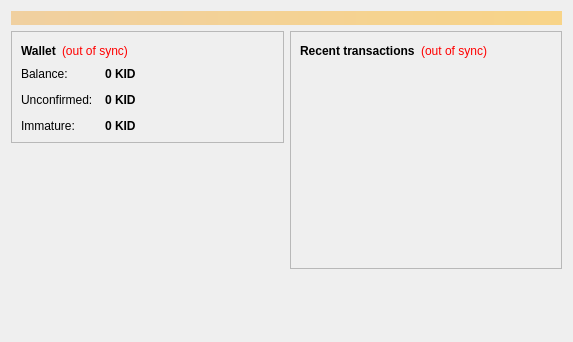
<?xml version="1.0" encoding="UTF-8"?>
<ui version="4.0">
 <class>OverviewPage</class>
 <widget class="QWidget" name="OverviewPage">
  <property name="geometry">
   <rect>
    <x>0</x>
    <y>0</y>
    <width>573</width>
    <height>342</height>
   </rect>
  </property>
  <property name="windowTitle">
   <string>Form</string>
  </property>
  <layout class="QVBoxLayout" name="topLayout">
   <item>
    <widget class="QLabel" name="labelAlerts">
     <property name="visible">
      <bool>false</bool>
     </property>
     <property name="styleSheet">
      <string notr="true">background-color: qlineargradient(x1: 0, y1: 0, x2: 1, y2: 0, stop:0 #F0D0A0, stop:1 #F8D488); color:#000000;</string>
     </property>
     <property name="wordWrap">
      <bool>true</bool>
     </property>
     <property name="margin">
      <number>3</number>
     </property>
    </widget>
   </item>
   <item>
    <layout class="QHBoxLayout" name="horizontalLayout" stretch="1,1">
     <item>
      <layout class="QVBoxLayout" name="verticalLayout_2">
       <item>
        <widget class="QFrame" name="frame">
         <property name="frameShape">
          <enum>QFrame::StyledPanel</enum>
         </property>
         <property name="frameShadow">
          <enum>QFrame::Raised</enum>
         </property>
         <layout class="QVBoxLayout" name="verticalLayout_4">
          <item>
           <layout class="QHBoxLayout" name="horizontalLayout_4">
            <item>
             <widget class="QLabel" name="label_5">
              <property name="font">
               <font>
                <weight>75</weight>
                <bold>true</bold>
               </font>
              </property>
              <property name="text">
               <string>Wallet</string>
              </property>
             </widget>
            </item>
            <item>
             <widget class="QLabel" name="labelWalletStatus">
              <property name="toolTip">
               <string>The displayed information may be out of date. Your wallet automatically synchronizes with the KidzCoinz network after a connection is established, but this process has not completed yet.</string>
              </property>
              <property name="styleSheet">
               <string notr="true">QLabel { color: red; }</string>
              </property>
              <property name="text">
               <string notr="true">(out of sync)</string>
              </property>
              <property name="alignment">
               <set>Qt::AlignLeading|Qt::AlignLeft|Qt::AlignVCenter</set>
              </property>
             </widget>
            </item>
            <item>
             <spacer name="horizontalSpacer_2">
              <property name="orientation">
               <enum>Qt::Horizontal</enum>
              </property>
              <property name="sizeHint" stdset="0">
               <size>
                <width>40</width>
                <height>20</height>
               </size>
              </property>
             </spacer>
            </item>
           </layout>
          </item>
          <item>
           <layout class="QFormLayout" name="formLayout_2">
            <property name="fieldGrowthPolicy">
             <enum>QFormLayout::AllNonFixedFieldsGrow</enum>
            </property>
            <property name="horizontalSpacing">
             <number>12</number>
            </property>
            <property name="verticalSpacing">
             <number>12</number>
            </property>
            <item row="0" column="0">
             <widget class="QLabel" name="label">
              <property name="text">
               <string>Balance:</string>
              </property>
             </widget>
            </item>
            <item row="0" column="1">
             <widget class="QLabel" name="labelBalance">
              <property name="font">
               <font>
                <weight>75</weight>
                <bold>true</bold>
               </font>
              </property>
              <property name="cursor">
               <cursorShape>IBeamCursor</cursorShape>
              </property>
              <property name="toolTip">
               <string>Your current balance</string>
              </property>
              <property name="text">
               <string notr="true">0 KID</string>
              </property>
              <property name="textInteractionFlags">
               <set>Qt::LinksAccessibleByMouse|Qt::TextSelectableByKeyboard|Qt::TextSelectableByMouse</set>
              </property>
             </widget>
            </item>
            <item row="1" column="0">
             <widget class="QLabel" name="label_3">
              <property name="text">
               <string>Unconfirmed:</string>
              </property>
             </widget>
            </item>
            <item row="1" column="1">
             <widget class="QLabel" name="labelUnconfirmed">
              <property name="font">
               <font>
                <weight>75</weight>
                <bold>true</bold>
               </font>
              </property>
              <property name="cursor">
               <cursorShape>IBeamCursor</cursorShape>
              </property>
              <property name="toolTip">
               <string>Total of transactions that have yet to be confirmed, and do not yet count toward the current balance</string>
              </property>
              <property name="text">
               <string notr="true">0 KID</string>
              </property>
              <property name="textInteractionFlags">
               <set>Qt::LinksAccessibleByMouse|Qt::TextSelectableByKeyboard|Qt::TextSelectableByMouse</set>
              </property>
             </widget>
            </item>
            <item row="2" column="0">
             <widget class="QLabel" name="labelImmatureText">
              <property name="text">
               <string>Immature:</string>
              </property>
             </widget>
            </item>
            <item row="2" column="1">
             <widget class="QLabel" name="labelImmature">
              <property name="font">
               <font>
                <weight>75</weight>
                <bold>true</bold>
               </font>
              </property>
              <property name="toolTip">
               <string>Mined balance that has not yet matured</string>
              </property>
              <property name="text">
               <string notr="true">0 KID</string>
              </property>
              <property name="textInteractionFlags">
               <set>Qt::LinksAccessibleByMouse|Qt::TextSelectableByKeyboard|Qt::TextSelectableByMouse</set>
              </property>
             </widget>
            </item>
           </layout>
          </item>
         </layout>
        </widget>
       </item>
       <item>
        <spacer name="verticalSpacer">
         <property name="orientation">
          <enum>Qt::Vertical</enum>
         </property>
         <property name="sizeHint" stdset="0">
          <size>
           <width>20</width>
           <height>40</height>
          </size>
         </property>
        </spacer>
       </item>
      </layout>
     </item>
     <item>
      <layout class="QVBoxLayout" name="verticalLayout_3">
       <item>
        <widget class="QFrame" name="frame_2">
         <property name="frameShape">
          <enum>QFrame::StyledPanel</enum>
         </property>
         <property name="frameShadow">
          <enum>QFrame::Raised</enum>
         </property>
         <layout class="QVBoxLayout" name="verticalLayout">
          <item>
           <layout class="QHBoxLayout" name="horizontalLayout_2">
            <item>
             <widget class="QLabel" name="label_4">
              <property name="text">
               <string>&lt;b&gt;Recent transactions&lt;/b&gt;</string>
              </property>
             </widget>
            </item>
            <item>
             <widget class="QLabel" name="labelTransactionsStatus">
              <property name="toolTip">
               <string>The displayed information may be out of date. Your wallet automatically synchronizes with the KidzCoinz network after a connection is established, but this process has not completed yet.</string>
              </property>
              <property name="styleSheet">
               <string notr="true">QLabel { color: red; }</string>
              </property>
              <property name="text">
               <string notr="true">(out of sync)</string>
              </property>
              <property name="alignment">
               <set>Qt::AlignRight|Qt::AlignTrailing|Qt::AlignVCenter</set>
              </property>
             </widget>
            </item>
            <item>
             <spacer name="horizontalSpacer">
              <property name="orientation">
               <enum>Qt::Horizontal</enum>
              </property>
              <property name="sizeHint" stdset="0">
               <size>
                <width>40</width>
                <height>20</height>
               </size>
              </property>
             </spacer>
            </item>
           </layout>
          </item>
          <item>
           <widget class="QListView" name="listTransactions">
            <property name="styleSheet">
             <string notr="true">QListView { background: transparent; }</string>
            </property>
            <property name="frameShape">
             <enum>QFrame::NoFrame</enum>
            </property>
            <property name="verticalScrollBarPolicy">
             <enum>Qt::ScrollBarAlwaysOff</enum>
            </property>
            <property name="horizontalScrollBarPolicy">
             <enum>Qt::ScrollBarAlwaysOff</enum>
            </property>
            <property name="selectionMode">
             <enum>QAbstractItemView::NoSelection</enum>
            </property>
           </widget>
          </item>
         </layout>
        </widget>
       </item>
       <item>
        <spacer name="verticalSpacer_2">
         <property name="orientation">
          <enum>Qt::Vertical</enum>
         </property>
         <property name="sizeHint" stdset="0">
          <size>
           <width>20</width>
           <height>40</height>
          </size>
         </property>
        </spacer>
       </item>
      </layout>
     </item>
    </layout>
   </item>
  </layout>
 </widget>
 <resources/>
 <connections/>
</ui>
